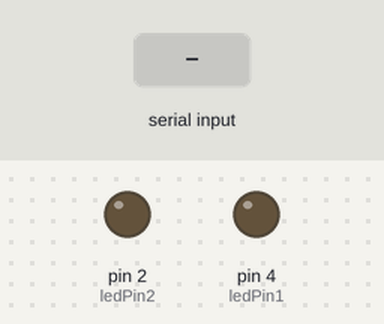
This sketch was run on a simulated Arduino Uno, built with avr-gcc and run on an emulated ATmega328P. On the bench: output pins drawn as LEDs (lit = HIGH). The inputs (shaded band) are chosen by the test bench.

Above: at 1.2 s.
1.3 s: "A" received over Serial
At 1.7 s:
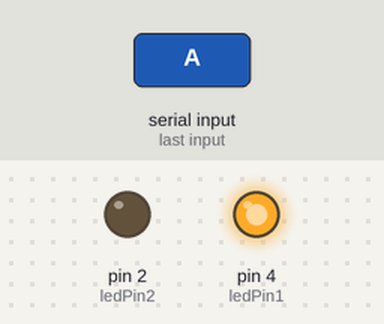
2.8 s: "B" received over Serial
At 4.0 s:
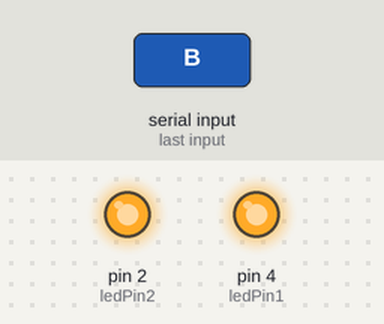
4.3 s: "a" received over Serial
At 5.2 s:
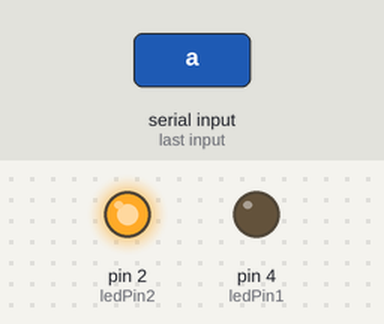
5.8 s: "b" received over Serial
At 6.4 s:
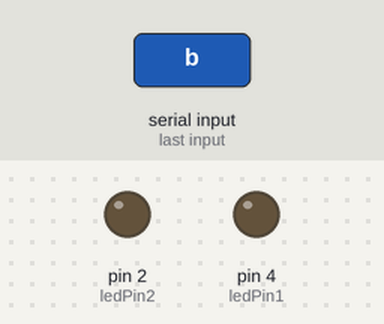
7.3 s: "Z" received over Serial
At 8.7 s:
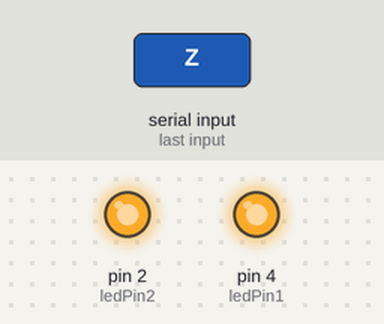
Timing chart, 0 to 9.8 s (numbered marks = the images above; inputs shaded):
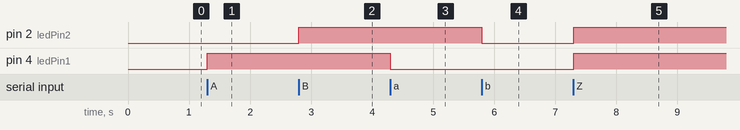

Measured:
- after the input at 1.3 s, pin 4 (ledPin1): LOW → HIGH at once
- after the input at 2.8 s, pin 2 (ledPin2): LOW → HIGH at once
- after the input at 4.3 s, pin 4 (ledPin1): HIGH → LOW at once
- after the input at 5.8 s, pin 2 (ledPin2): HIGH → LOW at once
- after the input at 7.3 s, pin 2 (ledPin2), pin 4 (ledPin1): LOW → HIGH at once

The sketch:

Led_on_and_off.ino
```cpp
const int ledPin1 = 4;
const int ledPin2 = 2;


void setup() {
  Serial.begin(9600);
  pinMode(ledPin1, OUTPUT);
  pinMode(ledPin2, OUTPUT);
}

void loop() {
  if (Serial.available() > 0) {
    char receivedChar = Serial.read();
    if (receivedChar == 'A') {
      digitalWrite(ledPin1, HIGH);
    }
    else if (receivedChar == 'a') {
      digitalWrite(ledPin1, LOW);
    }
    else if (receivedChar == 'B') {
      digitalWrite(ledPin2, HIGH);
    }
    else if (receivedChar == 'b') {
      digitalWrite(ledPin2, LOW);
    }
    else if (receivedChar == 'z') {
      digitalWrite(ledPin2, LOW);
      digitalWrite(ledPin1, LOW);
    }
    else if (receivedChar == 'Z') {
      digitalWrite(ledPin2, HIGH);
      digitalWrite(ledPin1, HIGH);
    }
  }
}
```
